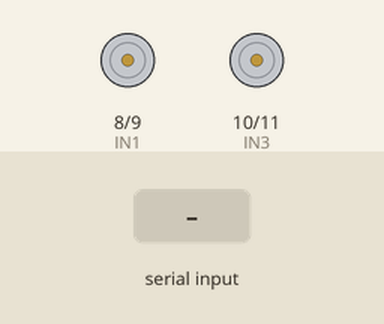
The sketch below on a simulated Arduino Uno, built with avr-gcc and run on an emulated ATmega328P. Shown: motor-driver pin pairs drawn as motors (green arrow = first pin HIGH = forward, orange = second pin HIGH = backward, longer = more drive). The test bench sets the inputs (shaded band).

Above: at 1.2 s.
1.3 s: "F" received over Serial
At 2.5 s:
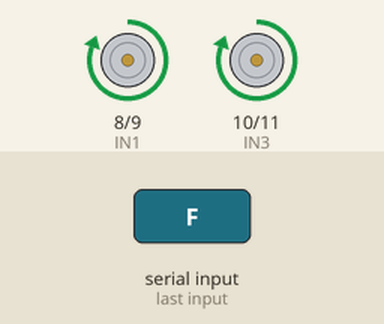
2.8 s: "L" received over Serial
At 3.9 s:
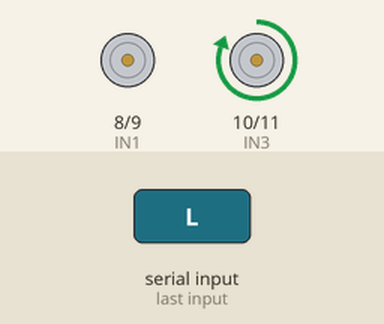
4.3 s: "R" received over Serial
At 5.0 s:
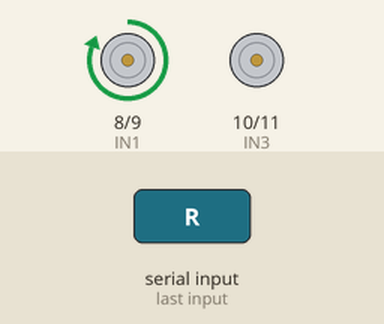
5.8 s: "S" received over Serial
At 6.2 s:
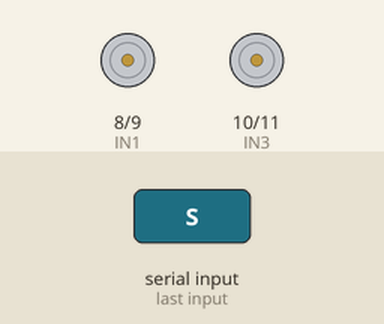
Timing chart, 0 to 8.3 s (numbered marks = the images above; inputs shaded):
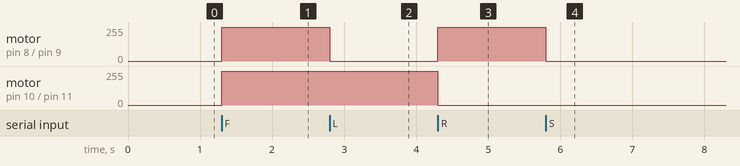

Measured:
- after the input at 1.3 s, motor on pin 8 (IN1) / pin 9 (IN2), motor on pin 10 (IN3) / pin 11 (IN4): stopped → forward 255/255 at once
- after the input at 2.8 s, motor on pin 8 (IN1) / pin 9 (IN2): forward 255/255 → stopped at once
- after the input at 4.3 s, motor on pin 8 (IN1) / pin 9 (IN2): stopped → forward 255/255 at once; motor on pin 10 (IN3) / pin 11 (IN4): forward 255/255 → stopped at once
- after the input at 5.8 s, motor on pin 8 (IN1) / pin 9 (IN2): forward 255/255 → stopped at once

The sketch:

car_control.ino
```cpp
char command;

int IN1 = 8;
int IN2 = 9;
int IN3 = 10;
int IN4 = 11;

void setup() {

  Serial.begin(9600);

  pinMode(IN1, OUTPUT);
  pinMode(IN2, OUTPUT);
  pinMode(IN3, OUTPUT);
  pinMode(IN4, OUTPUT);
}

void loop() {

  if (Serial.available()) {

    command = Serial.read();

    // FORWARD
    if (command == 'F') {

      digitalWrite(IN1, HIGH);
      digitalWrite(IN2, LOW);

      digitalWrite(IN3, HIGH);
      digitalWrite(IN4, LOW);
    }

    // LEFT
    else if (command == 'L') {

      digitalWrite(IN1, LOW);
      digitalWrite(IN2, LOW);

      digitalWrite(IN3, HIGH);
      digitalWrite(IN4, LOW);

      delay(300);
    }

    // RIGHT
    else if (command == 'R') {

      digitalWrite(IN1, HIGH);
      digitalWrite(IN2, LOW);

      digitalWrite(IN3, LOW);
      digitalWrite(IN4, LOW);

      delay(300);
    }

    // STOP
    else if (command == 'S') {

      digitalWrite(IN1, LOW);
      digitalWrite(IN2, LOW);

      digitalWrite(IN3, LOW);
      digitalWrite(IN4, LOW);
    }
  }
}
```
